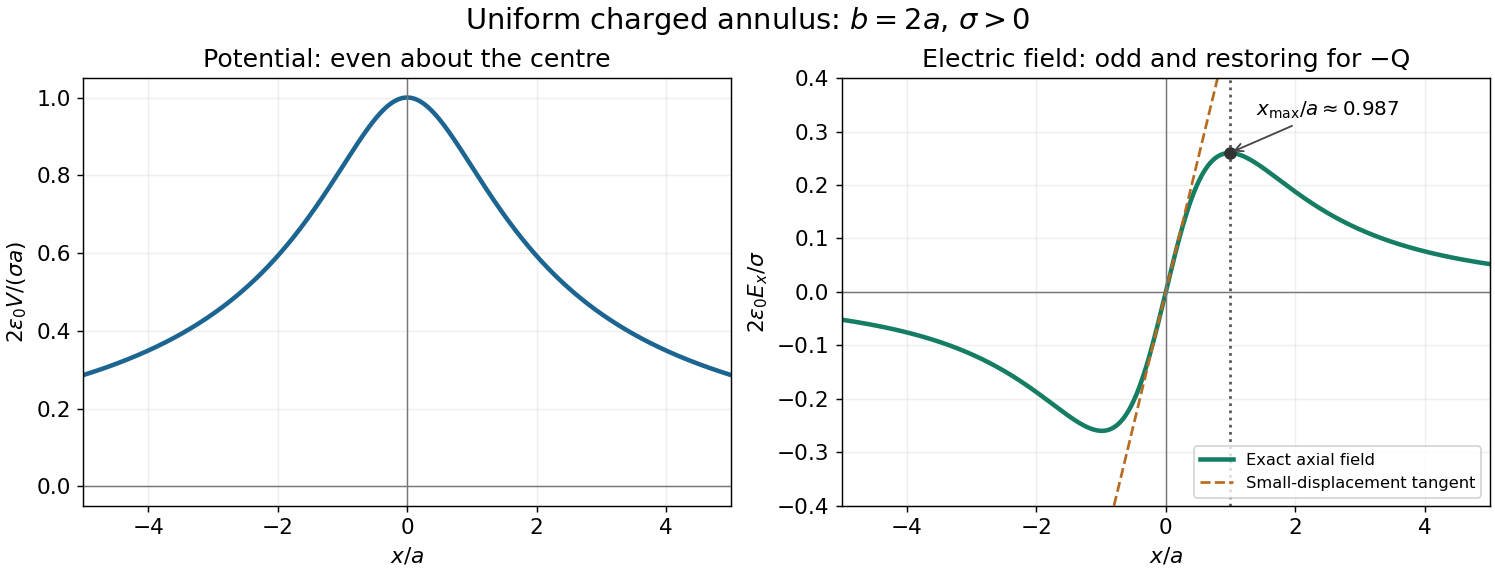

Recreate this plot in Python.
"""Plot analytic annulus fields; Python 3.14, NumPy and Matplotlib."""
from pathlib import Path
import matplotlib
matplotlib.use('Agg')
import matplotlib.pyplot as plt
import numpy as np


def main():
    plt.rcParams.update({'font.size': 12, 'axes.titlesize': 14, 'figure.facecolor': 'white', 'axes.facecolor': 'white'})
    u = np.linspace(-5, 5, 1801)
    potential = np.sqrt(u*u+4)-np.sqrt(u*u+1)
    field = u*(1/np.sqrt(u*u+1)-1/np.sqrt(u*u+4))
    peak = 2**(2/3)/np.sqrt(1+2**(2/3))
    epeak = peak*(1/np.sqrt(peak*peak+1)-1/np.sqrt(peak*peak+4))
    fig, axes = plt.subplots(1, 2, figsize=(11.5, 4.4), layout='constrained')
    axes[0].plot(u, potential, color='#1c6591', lw=2.5)
    axes[0].set(title='Potential: even about the centre', ylabel=r'$2\epsilon_0 V/(\sigma a)$', xlabel=r'$x/a$')
    axes[1].plot(u, field, color='#147d63', lw=2.5, label='Exact axial field')
    tangent = np.linspace(-0.8, 0.8, 101)
    axes[1].plot(tangent, tangent/2, '--', color='#b76b20', label='Small-displacement tangent')
    axes[1].axvline(peak, color='#555555', ls=':', lw=1.5)
    axes[1].plot([peak], [epeak], 'o', color='#333333')
    axes[1].annotate(r'$x_{\rm max}/a\approx %.3f$' % peak, (peak, epeak), xytext=(1.4, 0.33), arrowprops={'arrowstyle': '->', 'color': '#444444'}, fontsize=11)
    axes[1].set(title='Electric field: odd and restoring for −Q', ylabel=r'$2\epsilon_0 E_x/\sigma$', xlabel=r'$x/a$', ylim=(-0.4, 0.4))
    axes[1].legend(loc='lower right', fontsize=9)
    for ax in axes:
        ax.axhline(0, color='#777777', lw=0.8)
        ax.axvline(0, color='#777777', lw=0.8)
        ax.grid(alpha=0.2)
        ax.set_xlim(-5, 5)
    fig.suptitle(r'Uniform charged annulus: $b=2a$, $\sigma>0$', fontsize=16)
    fig.savefig(Path.cwd()/Path(__file__).with_suffix('.png').name, dpi=130, facecolor='white', transparent=False)
    plt.close(fig)


if __name__ == '__main__':
    main()
